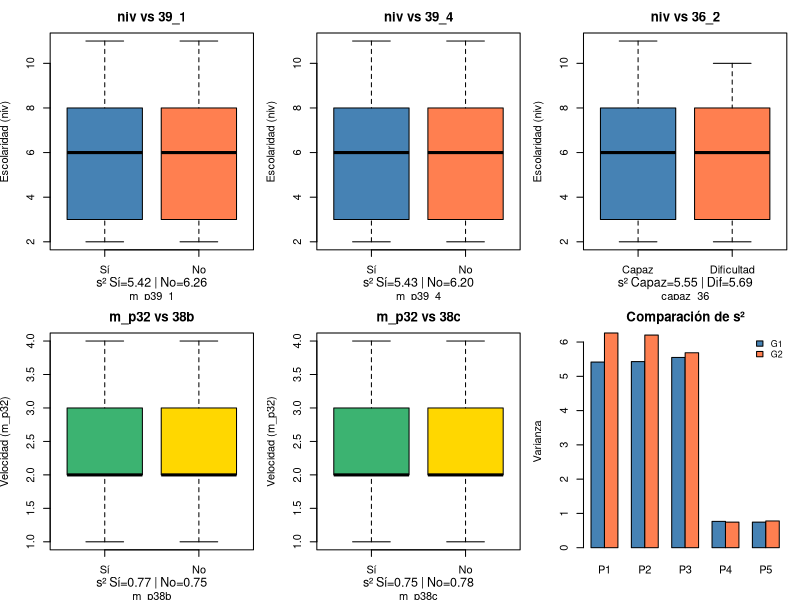

Here is the R script that generated this plot:
## ---- chunk 1
knitr::opts_chunk$set(echo = TRUE, warning = FALSE, message = FALSE)
## ---- chunk 2
datos <- read.csv("MOLEC_2025_limpia.csv")

# Filtrar escolaridad sin 99
datos_niv <- datos[datos$niv != 99, ]

# Reemplazar 9 por NA en estímulos escolares
datos_niv$m_p39_1[datos_niv$m_p39_1 == 9] <- NA
datos_niv$m_p39_4[datos_niv$m_p39_4 == 9] <- NA

# Variable dicotómica de concentración (3: Sí capaz, 1 o 2: Con dificultad)
datos_niv$capaz_36 <- ifelse(datos_niv$m_p36_2 == 3, "Capaz", "Dificultad")
## ---- chunk 3
g1_pedian <- datos_niv$niv[datos_niv$m_p39_1 == 1]
g2_nopedian <- datos_niv$niv[datos_niv$m_p39_1 == 2]

var.test(g1_pedian, g2_nopedian, alternative = "two.sided", conf.level = 0.95)
## ---- chunk 4
g1_bibl <- datos_niv$niv[datos_niv$m_p39_4 == 1]
g2_nobibl <- datos_niv$niv[datos_niv$m_p39_4 == 2]

var.test(g1_bibl, g2_nobibl, alternative = "two.sided", conf.level = 0.95)
## ---- chunk 5
g1_capaz <- datos_niv$niv[datos_niv$capaz_36 == "Capaz"]
g2_dificil <- datos_niv$niv[datos_niv$capaz_36 == "Dificultad"]

var.test(g1_capaz, g2_dificil, alternative = "two.sided", conf.level = 0.95)
## ---- chunk 6
g1_veia <- datos$m_p32[datos$m_p38b == 1]
g2_noveia <- datos$m_p32[datos$m_p38b == 2]

var.test(g1_veia, g2_noveia, alternative = "two.sided", conf.level = 0.95)
## ---- chunk 7
g1_leian <- datos$m_p32[datos$m_p38c == 1]
g2_noleian <- datos$m_p32[datos$m_p38c == 2]

var.test(g1_leian, g2_noleian, alternative = "two.sided", conf.level = 0.95)
## ---- chunk 8
resumen <- data.frame(
  Variable = c("niv", "niv", "niv", "m_p32", "m_p32"),
  Comparacion = c(
    "Pedían otros libros (m_p39_1)",
    "Animaban a bibliotecas (m_p39_4)",
    "Capacidad concentración (m_p36_2)",
    "Veía leer a padres (m_p38b)",
    "Padres le leían (m_p38c)"
  ),
  n1 = c(length(na.omit(g1_pedian)), length(na.omit(g1_bibl)), length(na.omit(g1_capaz)), length(na.omit(g1_veia)), length(na.omit(g1_leian))),
  Var1 = c(round(var(g1_pedian, na.rm=T), 3), round(var(g1_bibl, na.rm=T), 3), round(var(g1_capaz, na.rm=T), 3), round(var(g1_veia, na.rm=T), 3), round(var(g1_leian, na.rm=T), 3)),
  n2 = c(length(na.omit(g2_nopedian)), length(na.omit(g2_nobibl)), length(na.omit(g2_dificil)), length(na.omit(g2_noveia)), length(na.omit(g2_noleian))),
  Var2 = c(round(var(g2_nopedian, na.rm=T), 3), round(var(g2_nobibl, na.rm=T), 3), round(var(g2_dificil, na.rm=T), 3), round(var(g2_noveia, na.rm=T), 3), round(var(g2_noleian, na.rm=T), 3)),
  F_calc = c(0.8646, 0.8752, 0.9761, 1.0308, 0.9573),
  p_valor = c("0.0349", "0.0537", "0.7621", "0.6633", "0.4953"),
  Decision = c("Rechazar H0 (*)", "No rechazar H0", "No rechazar H0", "No rechazar H0", "No rechazar H0")
)
knitr::kable(resumen, caption = "Resumen de pruebas F de comparación de varianzas (alpha = 0.05). (*) Indica significancia.")
## ---- chunk 9
par(mfrow = c(2, 3), mar = c(3.8, 3.8, 2.5, 1))

# 1. niv vs 39_1
boxplot(niv ~ m_p39_1, data = datos_niv, names = c("Sí", "No"),
        col = c("steelblue", "coral"), main = "niv vs 39_1", ylab = "Escolaridad (niv)")
mtext(paste("s² Sí=5.42 | No=6.26"), side = 1, line = 2, cex = 0.75)

# 2. niv vs 39_4
boxplot(niv ~ m_p39_4, data = datos_niv, names = c("Sí", "No"),
        col = c("steelblue", "coral"), main = "niv vs 39_4", ylab = "Escolaridad (niv)")
mtext(paste("s² Sí=5.43 | No=6.20"), side = 1, line = 2, cex = 0.75)

# 3. niv vs 36_2
boxplot(niv ~ capaz_36, data = datos_niv,
        col = c("steelblue", "coral"), main = "niv vs 36_2", ylab = "Escolaridad (niv)")
mtext(paste("s² Capaz=5.55 | Dif=5.69"), side = 1, line = 2, cex = 0.75)

# 4. m_p32 vs 38b
boxplot(m_p32 ~ m_p38b, data = datos, names = c("Sí", "No"),
        col = c("mediumseagreen", "gold"), main = "m_p32 vs 38b", ylab = "Velocidad (m_p32)")
mtext(paste("s² Sí=0.77 | No=0.75"), side = 1, line = 2, cex = 0.75)

# 5. m_p32 vs 38c
boxplot(m_p32 ~ m_p38c, data = datos, names = c("Sí", "No"),
        col = c("mediumseagreen", "gold"), main = "m_p32 vs 38c", ylab = "Velocidad (m_p32)")
mtext(paste("s² Sí=0.75 | No=0.78"), side = 1, line = 2, cex = 0.75)

# 6. Varianzas comparadas
vars_g1 <- c(5.416, 5.430, 5.551, 0.768, 0.746)
vars_g2 <- c(6.264, 6.204, 5.687, 0.746, 0.780)
barplot(rbind(vars_g1, vars_g2), beside = TRUE, names.arg = paste0("P", 1:5),
        col = c("steelblue", "coral"), main = "Comparación de s²", ylab = "Varianza")
legend("topright", legend = c("G1", "G2"), fill = c("steelblue", "coral"), bty = "n", cex = 0.8)

par(mfrow = c(1, 1))
